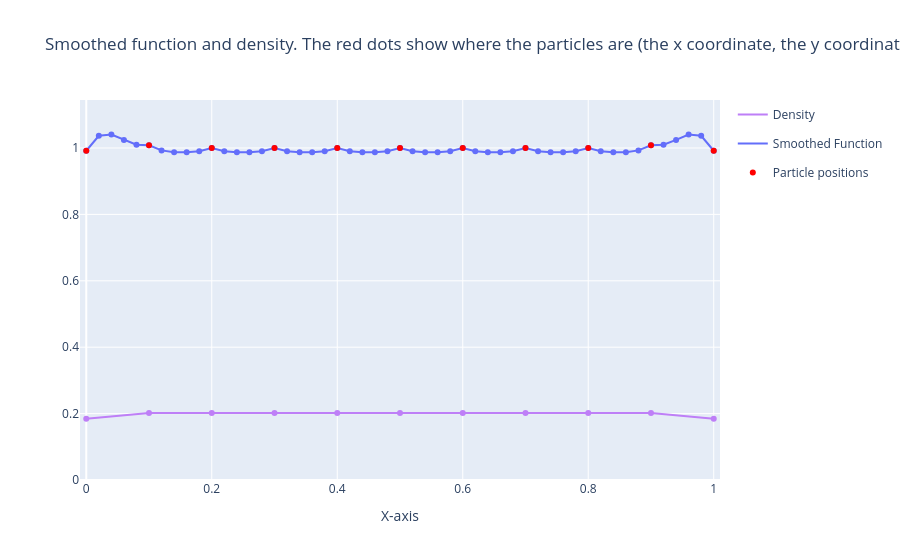
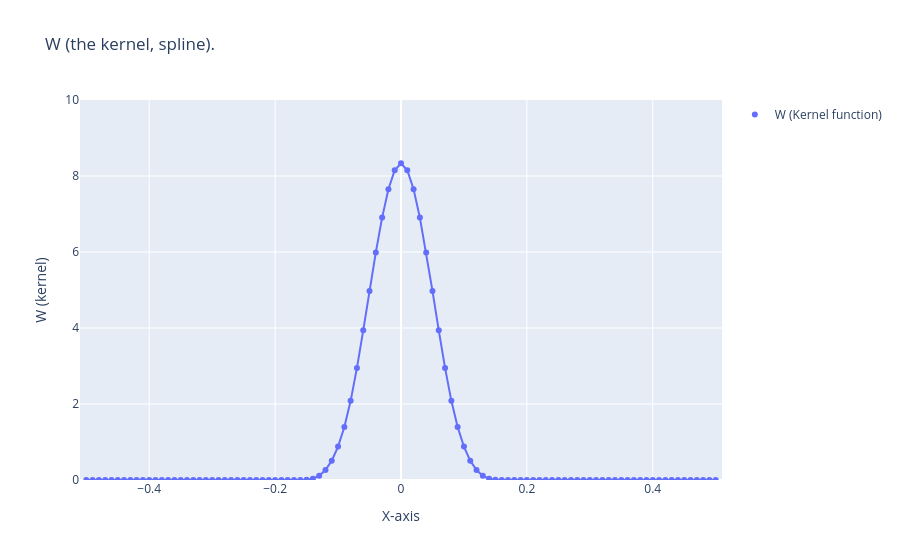

Notebook code cell kept with these figures, in order:
### Markdown cell above
Now try the "medium" width spline:

### Code cell
plot_spline_info(0.8, 'uniform', 51)

### Figure 1 — Plotly figure (JSON) as saved in the notebook; plotly's stock layout.template omitted (floating-point values rounded to 4 significant figures)
{"data": [{"hovertemplate": "color=Density<br>x=%{x}<br>y=%{y}<extra></extra>", "legendgroup": "Density", "line": {"color": "rgb(190, 127, 247)", "dash": "solid"}, "marker": {"symbol": "circle"}, "mode": "lines", "name": "Density", "orientation": "v", "showlegend": true, "type": "scatter", "x": [0.0, 0.1, 0.2, 0.3, 0.4, 0.5, 0.6, 0.7, 0.8, 0.9, 1.0], "xaxis": "x", "y": [0.1842, 0.2018, 0.2018, 0.2018, 0.2018, 0.2018, 0.2018, 0.2018, 0.2018, 0.2018, 0.1842], "yaxis": "y"}, {"hovertemplate": "x=%{x}<br>y=%{y}<extra></extra>", "legendgroup": "", "marker": {"color": "rgb(190, 127, 247)", "symbol": "circle"}, "mode": "markers", "name": "", "orientation": "v", "showlegend": false, "type": "scatter", "x": [0.0, 0.1, 0.2, 0.3, 0.4, 0.5, 0.6, 0.7, 0.8, 0.9, 1.0], "xaxis": "x", "y": [0.1842, 0.2018, 0.2018, 0.2018, 0.2018, 0.2018, 0.2018, 0.2018, 0.2018, 0.2018, 0.1842], "yaxis": "y"}, {"hovertemplate": "color=Smoothed Function<br>x=%{x}<br>y=%{y}<extra></extra>", "legendgroup": "Smoothed Function", "line": {"color": "#636efa", "dash": "solid"}, "marker": {"symbol": "circle"}, "mode": "lines", "name": "Smoothed Function", "orientation": "v", "showlegend": true, "type": "scatter", "x": [0.0, 0.02, 0.04, 0.06, 0.08, 0.1, 0.12, 0.14, 0.16, 0.18, 0.2, 0.22, 0.24, 0.26, 0.28, 0.3, 0.32, 0.34, 0.36, 0.38, 0.4, 0.42, 0.44, 0.46, 0.48, 0.5, 0.52, 0.54, 0.56, 0.58, 0.6, 0.62, 0.64, 0.66, 0.68, 0.7, 0.72, 0.74, 0.76, 0.78, 0.8, 0.82, 0.84, 0.86, 0.88, 0.9, 0.92, 0.94, 0.96, 0.98, 1.0], "xaxis": "x", "y": [0.9917, 1.037, 1.04, 1.024, 1.01, 1.008, 0.9928, 0.9874, 0.9871, 0.9903, 1.0, 0.9903, 0.9871, 0.9871, 0.9903, 1.0, 0.9903, 0.9871, 0.9871, 0.9903, 1.0, 0.9903, 0.9871, 0.9871, 0.9903, 1.0, 0.9903, 0.9871, 0.9871, 0.9903, 1.0, 0.9903, 0.9871, 0.9871, 0.9903, 1.0, 0.9903, 0.9871, 0.9871, 0.9903, 1.0, 0.9903, 0.9871, 0.9874, 0.9928, 1.008, 1.01, 1.024, 1.04, 1.037, 0.9917], "yaxis": "y"}, {"hovertemplate": "x=%{x}<br>y=%{y}<extra></extra>", "legendgroup": "", "marker": {"color": "#636efa", "symbol": "circle"}, "mode": "markers", "name": "", "orientation": "v", "showlegend": false, "type": "scatter", "x": [0.0, 0.02, 0.04, 0.06, 0.08, 0.1, 0.12, 0.14, 0.16, 0.18, 0.2, 0.22, 0.24, 0.26, 0.28, 0.3, 0.32, 0.34, 0.36, 0.38, 0.4, 0.42, 0.44, 0.46, 0.48, 0.5, 0.52, 0.54, 0.56, 0.58, 0.6, 0.62, 0.64, 0.66, 0.68, 0.7, 0.72, 0.74, 0.76, 0.78, 0.8, 0.82, 0.84, 0.86, 0.88, 0.9, 0.92, 0.94, 0.96, 0.98, 1.0], "xaxis": "x", "y": [0.9917, 1.037, 1.04, 1.024, 1.01, 1.008, 0.9928, 0.9874, 0.9871, 0.9903, 1.0, 0.9903, 0.9871, 0.9871, 0.9903, 1.0, 0.9903, 0.9871, 0.9871, 0.9903, 1.0, 0.9903, 0.9871, 0.9871, 0.9903, 1.0, 0.9903, 0.9871, 0.9871, 0.9903, 1.0, 0.9903, 0.9871, 0.9871, 0.9903, 1.0, 0.9903, 0.9871, 0.9871, 0.9903, 1.0, 0.9903, 0.9871, 0.9874, 0.9928, 1.008, 1.01, 1.024, 1.04, 1.037, 0.9917], "yaxis": "y"}, {"hovertemplate": "color=Particle positions<br>x=%{x}<br>y=%{y}<extra></extra>", "legendgroup": "Particle positions", "marker": {"color": "rgb(255, 0, 0)", "symbol": "circle"}, "mode": "markers", "name": "Particle positions", "orientation": "v", "showlegend": true, "type": "scatter", "x": [0.0, 0.1, 0.2, 0.3, 0.4, 0.5, 0.6, 0.7, 0.8, 0.9, 1.0], "xaxis": "x", "y": [0.9917, 1.008, 1.0, 1.0, 1.0, 1.0, 1.0, 1.0, 1.0, 1.008, 0.9917], "yaxis": "y"}], "layout": {"title": {"text": "Smoothed function and density. The red dots show where the particles are (the x coordinate, the y coordinate is chosen to match the smooth function to make it easy to see where the particles are."}, "xaxis": {"range": [-0.01, 1.01], "title": {"text": "X-axis"}}, "yaxis": {"range": [0, 1.145]}}}

### Figure 2 — Plotly figure (JSON) as saved in the notebook; plotly's stock layout.template omitted (floating-point values rounded to 4 significant figures)
{"data": [{"hovertemplate": "color=W (Kernel function)<br>x=%{x}<br>y=%{y}<extra></extra>", "legendgroup": "W (Kernel function)", "marker": {"color": "#636efa", "symbol": "circle"}, "mode": "markers", "name": "W (Kernel function)", "orientation": "v", "showlegend": true, "type": "scatter", "x": [-0.5, -0.49, -0.48, -0.47, -0.46, -0.45, -0.44, -0.43, -0.42, -0.41, -0.4, -0.39, -0.38, -0.37, -0.36, -0.35, -0.34, -0.33, -0.32, -0.31, -0.3, -0.29, -0.28, -0.27, -0.26, -0.25, -0.24, -0.23, -0.22, -0.21, -0.2, -0.19, -0.18, -0.17, -0.16, -0.15, -0.14, -0.13, -0.12, -0.11, -0.1, -0.09, -0.08, -0.07, -0.06, -0.05, -0.04, -0.03, -0.02, -0.01, 0.0, 0.01, 0.02, 0.03, 0.04, 0.05, 0.06, 0.07, 0.08, 0.09, 0.1, 0.11, 0.12, 0.13, 0.14, 0.15, 0.16, 0.17, 0.18, 0.19, 0.2, 0.21, 0.22, 0.23, 0.24, 0.25, 0.26, 0.27, 0.28, 0.29, 0.3, 0.31, 0.32, 0.33, 0.34, 0.35, 0.36, 0.37, 0.38, 0.39, 0.4, 0.41, 0.42, 0.43, 0.44, 0.45, 0.46, 0.47, 0.48, 0.49, 0.5], "xaxis": "x", "y": [0.0, 0.0, 0.0, 0.0, 0.0, 0.0, 0.0, 0.0, 0.0, 0.0, 0.0, 0.0, 0.0, 0.0, 0.0, 0.0, 0.0, 0.0, 0.0, 0.0, 0.0, 0.0, 0.0, 0.0, 0.0, 0.0, 0.0, 0.0, 0.0, 0.0, 0.0, 0.0, 0.0, 0.0, 1.825e-46, 0.004069, 0.03255, 0.1099, 0.2604, 0.5086, 0.8789, 1.396, 2.083, 2.95, 3.939, 4.976, 5.99, 6.905, 7.65, 8.15, 8.333, 8.15, 7.65, 6.905, 5.99, 4.976, 3.939, 2.95, 2.083, 1.396, 0.8789, 0.5086, 0.2604, 0.1099, 0.03255, 0.004069, 0.0, 0.0, 0.0, 0.0, 0.0, 0.0, 0.0, 0.0, 0.0, 0.0, 0.0, 0.0, 0.0, 0.0, 0.0, 0.0, 0.0, 0.0, 0.0, 0.0, 0.0, 0.0, 0.0, 0.0, 0.0, 0.0, 0.0, 0.0, 0.0, 0.0, 0.0, 0.0, 0.0, 0.0, 0.0], "yaxis": "y"}, {"hovertemplate": "x=%{x}<br>y=%{y}<extra></extra>", "legendgroup": "", "line": {"color": "#636efa", "dash": "solid"}, "marker": {"symbol": "circle"}, "mode": "lines", "name": "", "orientation": "v", "showlegend": false, "type": "scatter", "x": [-0.5, -0.49, -0.48, -0.47, -0.46, -0.45, -0.44, -0.43, -0.42, -0.41, -0.4, -0.39, -0.38, -0.37, -0.36, -0.35, -0.34, -0.33, -0.32, -0.31, -0.3, -0.29, -0.28, -0.27, -0.26, -0.25, -0.24, -0.23, -0.22, -0.21, -0.2, -0.19, -0.18, -0.17, -0.16, -0.15, -0.14, -0.13, -0.12, -0.11, -0.1, -0.09, -0.08, -0.07, -0.06, -0.05, -0.04, -0.03, -0.02, -0.01, 0.0, 0.01, 0.02, 0.03, 0.04, 0.05, 0.06, 0.07, 0.08, 0.09, 0.1, 0.11, 0.12, 0.13, 0.14, 0.15, 0.16, 0.17, 0.18, 0.19, 0.2, 0.21, 0.22, 0.23, 0.24, 0.25, 0.26, 0.27, 0.28, 0.29, 0.3, 0.31, 0.32, 0.33, 0.34, 0.35, 0.36, 0.37, 0.38, 0.39, 0.4, 0.41, 0.42, 0.43, 0.44, 0.45, 0.46, 0.47, 0.48, 0.49, 0.5], "xaxis": "x", "y": [0.0, 0.0, 0.0, 0.0, 0.0, 0.0, 0.0, 0.0, 0.0, 0.0, 0.0, 0.0, 0.0, 0.0, 0.0, 0.0, 0.0, 0.0, 0.0, 0.0, 0.0, 0.0, 0.0, 0.0, 0.0, 0.0, 0.0, 0.0, 0.0, 0.0, 0.0, 0.0, 0.0, 0.0, 1.825e-46, 0.004069, 0.03255, 0.1099, 0.2604, 0.5086, 0.8789, 1.396, 2.083, 2.95, 3.939, 4.976, 5.99, 6.905, 7.65, 8.15, 8.333, 8.15, 7.65, 6.905, 5.99, 4.976, 3.939, 2.95, 2.083, 1.396, 0.8789, 0.5086, 0.2604, 0.1099, 0.03255, 0.004069, 0.0, 0.0, 0.0, 0.0, 0.0, 0.0, 0.0, 0.0, 0.0, 0.0, 0.0, 0.0, 0.0, 0.0, 0.0, 0.0, 0.0, 0.0, 0.0, 0.0, 0.0, 0.0, 0.0, 0.0, 0.0, 0.0, 0.0, 0.0, 0.0, 0.0, 0.0, 0.0, 0.0, 0.0, 0.0], "yaxis": "y"}], "layout": {"title": {"text": "W (the kernel, spline)."}, "xaxis": {"range": [-0.51, 0.51], "title": {"text": "X-axis"}}, "yaxis": {"range": [0, 10], "title": {"text": "W (kernel)"}}}}
